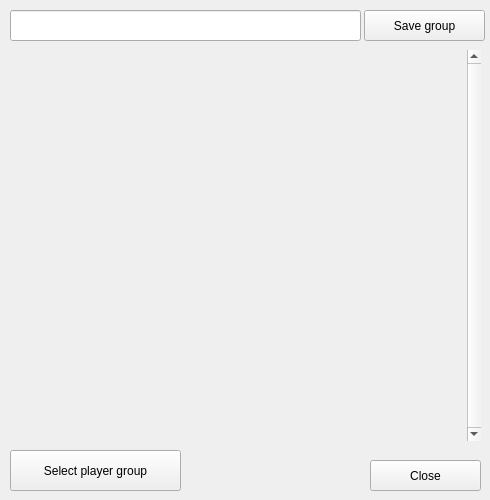
<?xml version="1.0" encoding="UTF-8"?>
<ui version="4.0">
 <class>Dlg_SetPlayerGroupClass</class>
 <widget class="QWidget" name="Dlg_SetPlayerGroupClass">
  <property name="geometry">
   <rect>
    <x>0</x>
    <y>0</y>
    <width>490</width>
    <height>500</height>
   </rect>
  </property>
  <property name="minimumSize">
   <size>
    <width>490</width>
    <height>500</height>
   </size>
  </property>
  <property name="maximumSize">
   <size>
    <width>490</width>
    <height>500</height>
   </size>
  </property>
  <property name="windowTitle">
   <string>Change player group</string>
  </property>
  <widget class="QPushButton" name="btnCancel">
   <property name="geometry">
    <rect>
     <x>370</x>
     <y>460</y>
     <width>111</width>
     <height>31</height>
    </rect>
   </property>
   <property name="cursor">
    <cursorShape>PointingHandCursor</cursorShape>
   </property>
   <property name="text">
    <string>Close</string>
   </property>
  </widget>
  <widget class="QPushButton" name="btnOK">
   <property name="geometry">
    <rect>
     <x>10</x>
     <y>450</y>
     <width>171</width>
     <height>41</height>
    </rect>
   </property>
   <property name="cursor">
    <cursorShape>PointingHandCursor</cursorShape>
   </property>
   <property name="text">
    <string>Select player group</string>
   </property>
  </widget>
  <widget class="MoveListWidget" name="listItems">
   <property name="geometry">
    <rect>
     <x>10</x>
     <y>50</y>
     <width>471</width>
     <height>391</height>
    </rect>
   </property>
   <property name="styleSheet">
    <string notr="true">QListWidget
{
    background: transparent;
    border: none;
}</string>
   </property>
   <property name="verticalScrollBarPolicy">
    <enum>Qt::ScrollBarAlwaysOn</enum>
   </property>
   <property name="horizontalScrollBarPolicy">
    <enum>Qt::ScrollBarAlwaysOff</enum>
   </property>
   <property name="autoScroll">
    <bool>true</bool>
   </property>
   <property name="verticalScrollMode">
    <enum>QAbstractItemView::ScrollPerPixel</enum>
   </property>
  </widget>
  <widget class="QPushButton" name="btnSaveGroup">
   <property name="geometry">
    <rect>
     <x>364</x>
     <y>10</y>
     <width>121</width>
     <height>31</height>
    </rect>
   </property>
   <property name="cursor">
    <cursorShape>PointingHandCursor</cursorShape>
   </property>
   <property name="text">
    <string>Save group</string>
   </property>
  </widget>
  <widget class="QLineEdit" name="groupTitle">
   <property name="geometry">
    <rect>
     <x>10</x>
     <y>10</y>
     <width>351</width>
     <height>31</height>
    </rect>
   </property>
  </widget>
 </widget>
 <layoutdefault spacing="6" margin="11"/>
 <customwidgets>
  <customwidget>
   <class>MoveListWidget</class>
   <extends>QListWidget</extends>
   <header>MoveListWidget.h</header>
  </customwidget>
 </customwidgets>
 <tabstops>
  <tabstop>btnCancel</tabstop>
  <tabstop>groupTitle</tabstop>
  <tabstop>btnSaveGroup</tabstop>
  <tabstop>listItems</tabstop>
  <tabstop>btnOK</tabstop>
 </tabstops>
 <resources>
  <include location="../RC/Versus.qrc"/>
 </resources>
 <connections/>
</ui>
